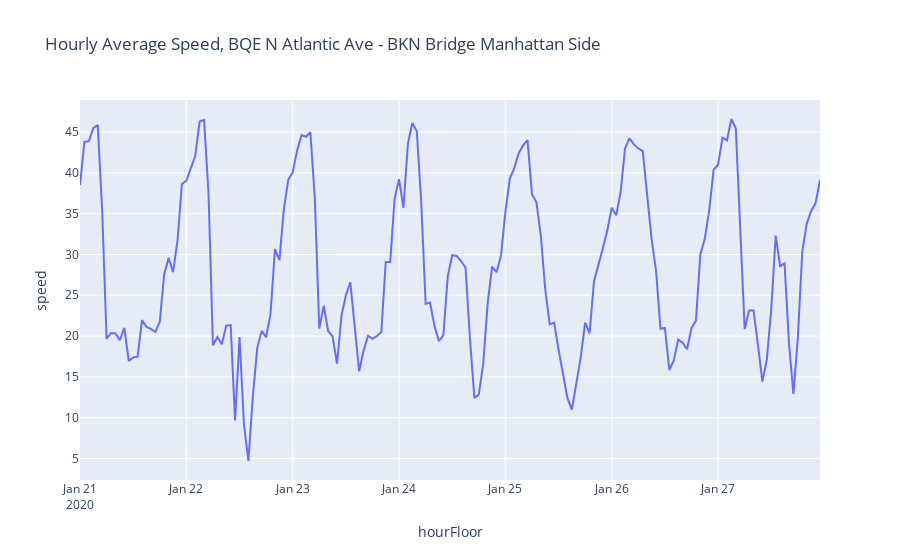

The notebook cell this image was saved under:
### Code cell
# Make a line chart showing speed x timestamp
fig = px.line(hourly_avg, x="hourFloor", y="speed", title='Hourly Average Speed, BQE N Atlantic Ave - BKN Bridge Manhattan Side')
fig.show()

### Figure 1 — Plotly figure (JSON) as saved in the notebook; plotly's stock layout.template omitted (floating-point values rounded to 4 significant figures; data arrays with more than 128 entries replaced by an {"elided": "..."} marker saying what was removed)
{"data": [{"hoverlabel": {"namelength": 0}, "hovertemplate": "hourFloor=%{x}<br>speed=%{y}", "legendgroup": "", "line": {"color": "#636efa", "dash": "solid"}, "mode": "lines", "name": "", "showlegend": false, "type": "scatter", "x": {"elided": "168 str values"}, "xaxis": "x", "y": {"elided": "168 float values"}, "yaxis": "y"}], "layout": {"legend": {"tracegroupgap": 0}, "title": {"text": "Hourly Average Speed, BQE N Atlantic Ave - BKN Bridge Manhattan Side"}, "xaxis": {"anchor": "y", "domain": [0, 1], "title": {"text": "hourFloor"}}, "yaxis": {"anchor": "x", "domain": [0, 1], "title": {"text": "speed"}}}}
